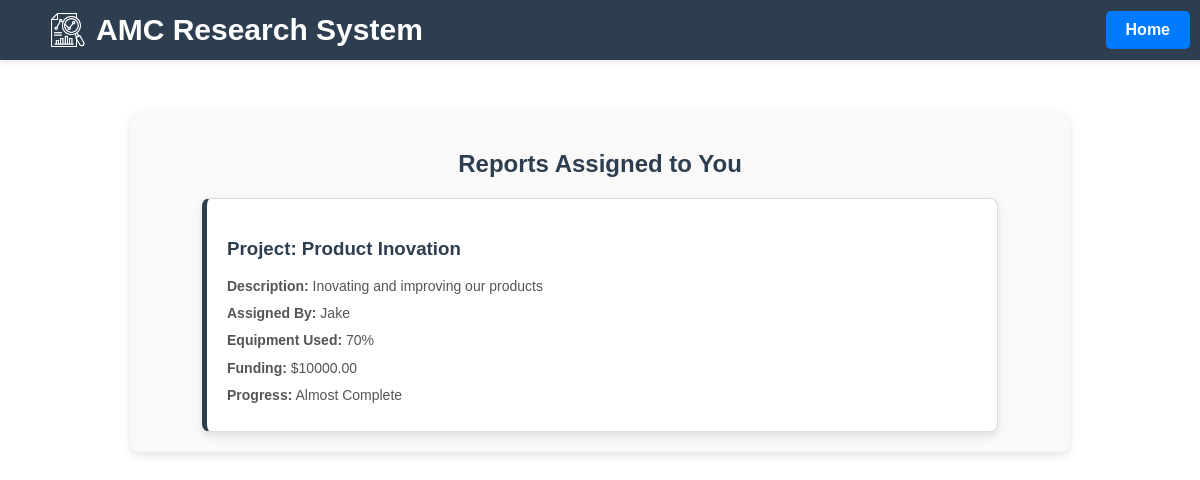
Screenshot of /CRUD4/research_assistant_reports.php (signed in) with the database file from the repository.
### tables this page shows
CREATE TABLE `reports` (
  `id` int(11) NOT NULL,
  `project_id` int(11) NOT NULL,
  `created_by` int(11) NOT NULL,
  `assigned_to` int(11) DEFAULT NULL,
  `description` text DEFAULT NULL,
  `equipment_percentage_used` int(11) NOT NULL,
  `funding` decimal(15,2) NOT NULL,
  `progress` text DEFAULT NULL,
  `created_at` datetime DEFAULT current_timestamp(),
  `updated_at` datetime DEFAULT current_timestamp() ON UPDATE current_timestamp()
);

CREATE TABLE `research_projects` (
  `id` int(11) NOT NULL,
  `title` varchar(50) DEFAULT NULL,
  `description` varchar(50) DEFAULT NULL,
  `assigned_to` int(11) DEFAULT NULL,
  `funding` decimal(15,2) DEFAULT NULL,
  `status` enum('Completed','In Progress') NOT NULL,
  `created_at` int(11) NOT NULL,
  `updated_at` int(11) NOT NULL
);

CREATE TABLE `user` (
  `id` int(11) NOT NULL,
  `name` varchar(255) NOT NULL,
  `contact_information` varchar(25) NOT NULL,
  `area_of_expertise` varchar(255) NOT NULL,
  `age` int(11) NOT NULL,
  `email` varchar(255) NOT NULL,
  `password` varchar(255) NOT NULL,
  `role` enum('Admin','Researcher','Research Assistant') NOT NULL DEFAULT 'Researcher'
);

### CRUD4/research_assistant_reports.php (the view, shortened to what this page needs)
<?php
require_once '../dbconnect.php';
$assistant_id = $_SESSION['session_userid'];
$sql = "SELECT r.*, rp.title AS project_title, u.name AS assigned_by
        FROM reports r
        JOIN research_projects rp ON r.project_id = rp.id
        JOIN user u ON r.created_by = u.id
        WHERE r.assigned_to = ?";
$stmt = $conn->prepare($sql);
$stmt->bind_param("i", $assistant_id);
$stmt->execute();
$result = $stmt->get_result();
$reports = [];
while ($row = $result->fetch_assoc()) {
    $reports[] = $row;
}
?>
<!DOCTYPE html>
<html lang="en">
<head>
    <link rel="stylesheet" type="text/css" href="/group/style/style.css">
</head>
<body>
    <div class="top-bar" style="width: 100%; height: 60px; background: #2C3E50; display: flex; justify-content: space-between; align-items: center; padding: 0 20px; box-shadow: 0 2px 5px rgba(0, 0, 0, 0.1);">
        <div class="logo-title-container" style="display: flex; align-items: center; gap: 10px;">
            <img src="/group/images/research12.png" alt="Logo" class="logo" style="width: 36px; height: auto; margin-left: 30px;">
            <h1 class="main-title" style="color: #FFFFFF; font-size: 30px; font-weight: bold; margin: 0;">AMC Research System</h1>
        </div>
        <a href="/group/assistant_dashboard.php" class="home-btn" style="background: #007bff; color: #FFFFFF; text-decoration: none; padding: 10px 20px; border-radius: 5px; font-size: 16px; font-weight: bold; transition: background 0.3s ease;">Home</a>
    </div>
    <div class="projects-container" style="width: 80%; max-width: 900px; margin: 40px auto; padding: 20px; text-align: center; background-color: #f9f9f9; border-radius: 10px; box-shadow: 0px 4px 8px rgba(0, 0, 0, 0.1);">
        <h2 style="font-size: 24px; color: #2C3E50;">Reports Assigned to You</h2>
        <?php if (empty($reports)): ?>
            <p style="color: #777;">No reports assigned to you yet.</p>
        <?php else: ?>
            <div class="reports-grid" style="display: flex; flex-direction: column; align-items: center; gap: 15px;">
                <?php foreach ($reports as $report): ?>
                    <div class="report-card" style="width: 100%; max-width: 750px; background: white; padding: 20px; border-radius: 8px; box-shadow: 0px 4px 8px rgba(0, 0, 0, 0.1); text-align: left; border-left: 5px solid #2C3E50;">
                        <h3 style="color: #2C3E50;">Project: <?php echo htmlspecialchars($report['project_title']); ?></h3>
                        <p><strong>Description:</strong> <?php echo nl2br(htmlspecialchars($report['description'])); ?></p>
                        <p><strong>Assigned By:</strong> <?php echo htmlspecialchars($report['assigned_by']); ?></p>
                        <p><strong>Equipment Used:</strong> <?php echo htmlspecialchars($report['equipment_percentage_used']); ?>%</p>
                        <p><strong>Funding:</strong> $<?php echo htmlspecialchars($report['funding']); ?></p>
                        <p><strong>Progress:</strong> <?php echo nl2br(htmlspecialchars($report['progress'])); ?></p>
                    </div>
                <?php endforeach; ?>
            </div>
        <?php endif; ?>
    </div>
</body>
</html>

### style/style.css (style rules this page uses)
body { margin: 0; padding: 0; padding-bottom: 30px; font-family: 'Poppins', sans-serif; background: white; color: #333; min-height: 100vh; box-sizing: border-box; padding-top: 70px; overflow-x: hidden; }
.top-bar { width: 100%; height: 60px; background: #2C3E50; display: flex; justify-content: space-between; align-items: center; padding: 0 20px; box-shadow: 0 2px 5px rgba(0, 0, 0, 0.1); position: fixed; top: 0; z-index: 10; }
.logo { width: 36px; height: auto; object-fit: contain; margin-left: 30px; }
.main-title { color: #FFFFFF; font-size: 30px; font-weight: bold; margin-left: 0px; text-align: left; }
.home-btn { background: #007bff; color: #FFFFFF; text-decoration: none; padding: 10px 20px; border-radius: 5px; font-size: 16px; font-weight: bold; transition: background 0.3s ease; margin-left: auto; margin-right: 30px; }
.logo-title-container { display: flex; align-items: center; gap: 10px; }
.reports-grid { display: grid; grid-template-columns: repeat(auto-fit, minmax(300px, 1fr)); gap: 20px; }
.report-card { padding: 20px; background: #ffffff; border: 1px solid #ddd; border-radius: 8px; box-shadow: 0 4px 6px rgba(0, 0, 0, 0.1); transition: transform 0.3s ease, box-shadow 0.3s ease; }
.report-card h3 { margin-bottom: 15px; color: #2C3E50; }
.report-card p { margin: 5px 0; font-size: 14px; line-height: 1.6; color: #555; }

### rows the page displays
reports: project.title "Product Inovation", description "Inovating and improving our products", created_by.name "Jake", equipment_percentage_used "70", funding "10000.00", progress "Almost Complete"
